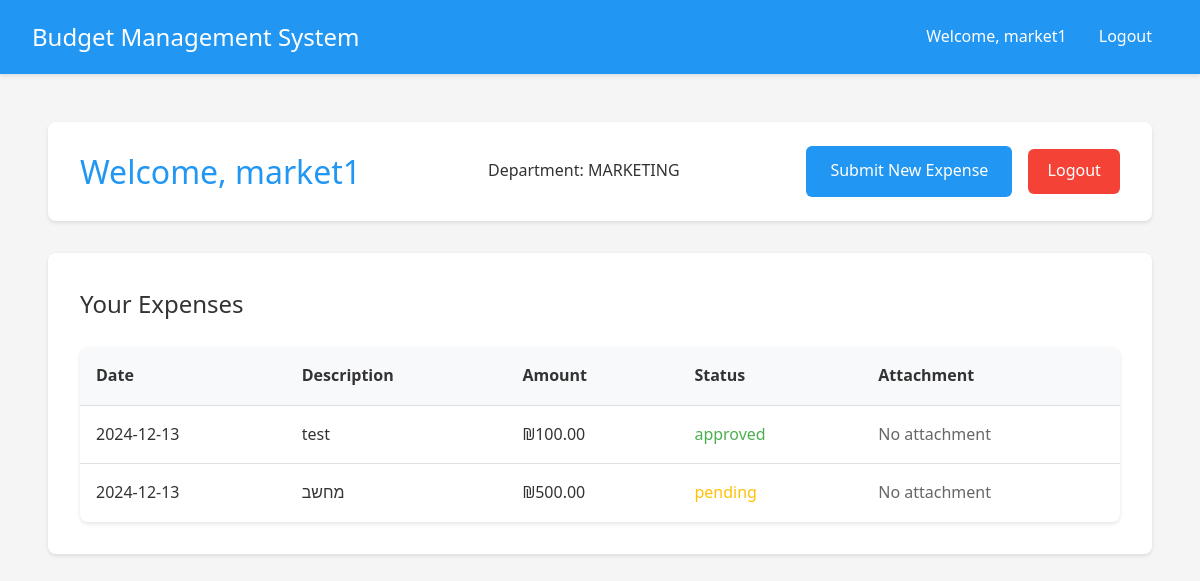
Page /employee/dashboard (signed in) on the earlier database version.
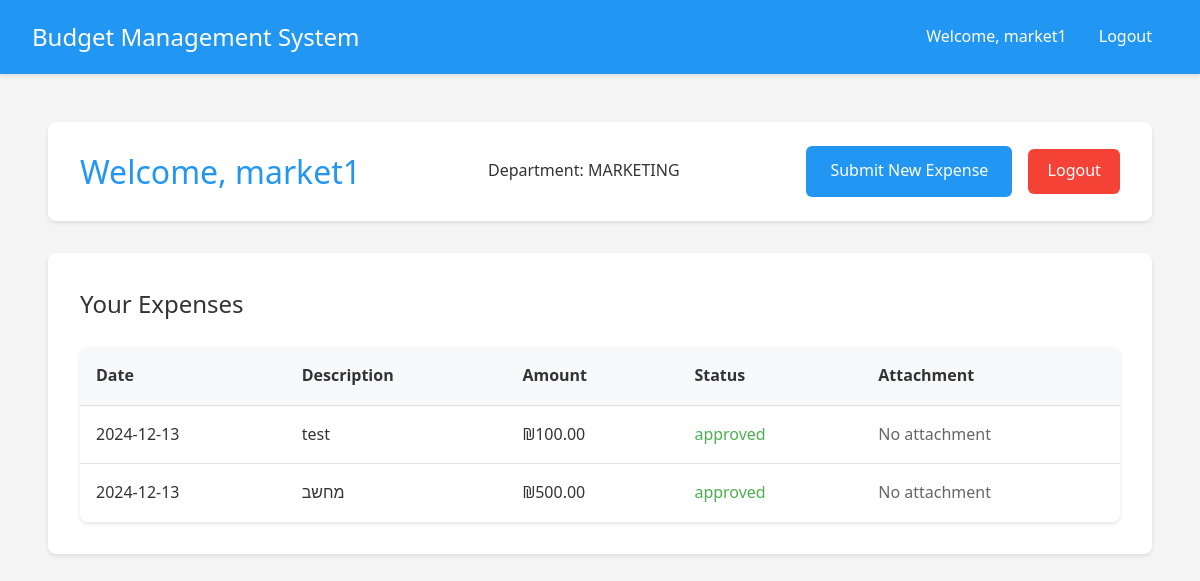
Same page on the later database version.
### app.py (models this page shows)
class Expense(db.Model):
    __tablename__ = 'expense'
    id = db.Column(db.Integer, primary_key=True)
    amount = db.Column(db.Float, nullable=False)
    description = db.Column(db.String(200))
    date = db.Column(db.DateTime, nullable=False, default=datetime.utcnow)
    status = db.Column(db.String(20), default='pending')
    user_id = db.Column(db.Integer, db.ForeignKey('user.id'), nullable=False)
    subcategory_id = db.Column(db.Integer, db.ForeignKey('subcategory.id'), nullable=False)
    attachment_filename = db.Column(db.String(255))
    manager_id = db.Column(db.Integer, db.ForeignKey('user.id'), nullable=True)
    handled_at = db.Column(db.DateTime, nullable=True)

### app.py (the view)
@app.route('/employee/dashboard')
@login_required
def employee_dashboard():
    if current_user.is_manager:
        return redirect(url_for('manager_dashboard'))
    expenses = current_user.submitted_expenses
    return render_template('employee_dashboard.html', expenses=expenses)

### app.py (called while the page is built)
@login_manager.user_loader
def load_user(user_id):
    return User.query.get(int(user_id))

### templates/employee_dashboard.html (shortened to what this page needs)
{% extends "base.html" %}
{% block content %}
<div class="container">
    <header class="dashboard-header">
        <h1>Welcome, {{ current_user.username }}</h1>
        <div class="user-info">
            <p>Department: {{ current_user.department.name if current_user.department else 'No Department' }}</p>
        </div>
        <div class="header-actions">
            <a href="{{ url_for('submit_expense') }}" class="button primary">Submit New Expense</a>
            <a href="{{ url_for('logout') }}" class="logout-btn">Logout</a>
        </div>
    </header>
    <div class="card">
        <h2>Your Expenses</h2>
        <div class="table-responsive">
            <table>
                <thead>
                    <tr>
                        <th>Date</th>
                        <th>Description</th>
                        <th>Amount</th>
                        <th>Status</th>
                        <th>Attachment</th>
                    </tr>
                </thead>
                <tbody>
                    {% for expense in expenses %}
                    <tr>
                        <td>{{ expense.date.strftime('%Y-%m-%d') }}</td>
                        <td>{{ expense.description }}</td>
                        <td>₪{{ "%.2f"|format(expense.amount) }}</td>
                        <td class="status-{{ expense.status }}">{{ expense.status }}</td>
                        <td>
                            {% if expense.attachment_filename %}
                                <a href="{{ url_for('download_file', filename=expense.attachment_filename) }}"
                                   class="button secondary small">Download</a>
                            {% else %}
                                <span class="text-muted">No attachment</span>
                            {% endif %}
                        </td>
                    </tr>
                    {% endfor %}
                </tbody>
            </table>
        </div>
    </div>
</div>
{% endblock %}

Differences in the rows shown:
changed Expense "מחשב": status "pending" → "approved"
